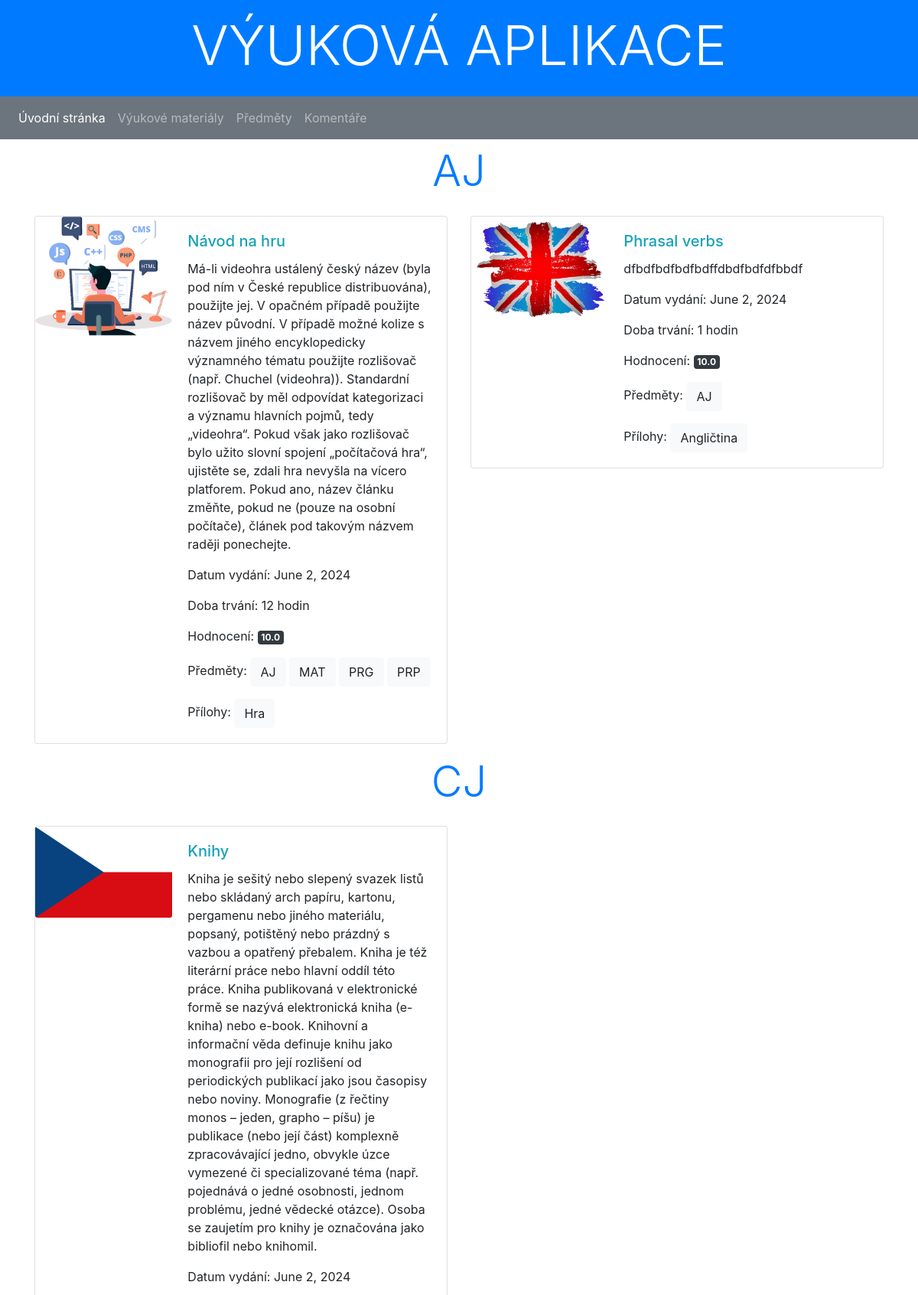
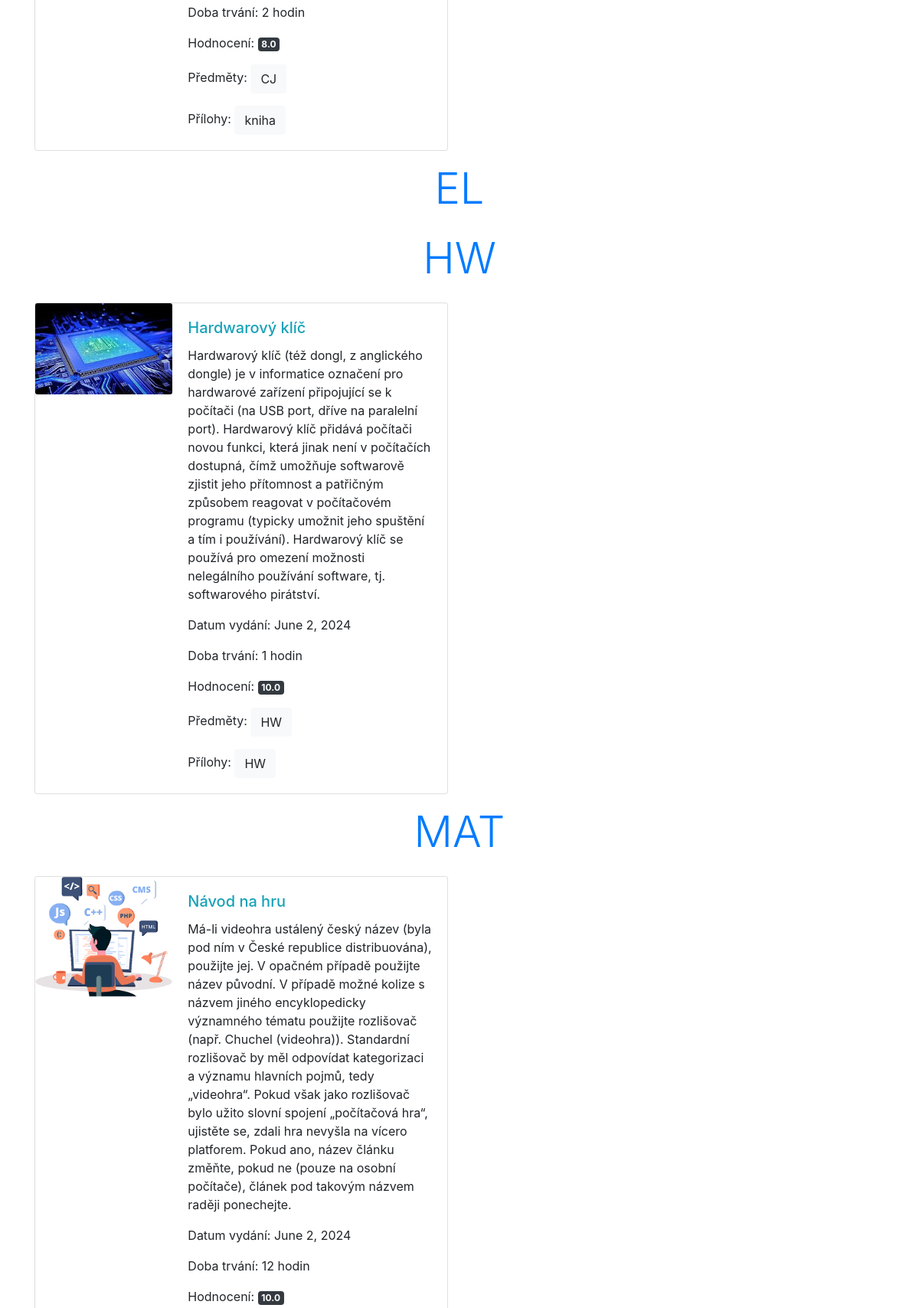
Screenshot of /vyuka/predmety/ (upper part) with the database file from the repository (2 pictures, top to bottom).
### vyuka/models.py (models this page shows, shortened)
class Predmet(models.Model):
    name = models.CharField(max_length=50, unique=True, verbose_name='Název předmětu',
                            help_text='Zapiš o jaký předmět se jedná (PVY OS...)')
    class Meta:
        verbose_name = 'Předmět'
        verbose_name_plural = 'Předměty'
        ordering = ['name']

class Material(models.Model):
    title = models.CharField(max_length=200, verbose_name='Název')
    obsah = models.TextField(blank=True, null=True, verbose_name='Obsah')
    release_date = models.DateField(blank=True, null=True,
                                    help_text='Zadej datum vydání textu: <em>YYYY-MM-DD</em>.',
                                    verbose_name='Vydání textu')
    runtime = models.IntegerField(blank=True, null=True,
                                  help_text='Prosím zadej v hodinách',
                                  verbose_name='Jak dlouho bude trvat se naučit:')
    logo = models.ImageField(upload_to='material/obsah/%Y/%m/%d/', blank=True, null=True,
                             verbose_name="Logo")
    rate = models.FloatField(default=5.0,
                             validators=[MinValueValidator(1.0), MaxValueValidator(10.0)],
                             null=True, help_text='Ohodnoť svůj výukový materiál (1 - 10)',
                             verbose_name='Ohodnoť')
    predmet = models.ManyToManyField(Predmet, help_text='Vyber předmět pro tvůj výukový materiál.')
    class Meta:
        verbose_name = 'Výukový materiál'
        verbose_name_plural = 'Výukové materiály'
        ordering = ['-release_date', 'title']
    def get_absolute_url(self):
        return reverse('material-detail', args=[str(self.id)])

class Priloha(models.Model):
    title = models.CharField(max_length=200, verbose_name='Nazev')
    last_update = models.DateTimeField(auto_now=True)
    file = models.FileField(upload_to=attachment_path, null=True, verbose_name='Soubor')
    TYPE_OF_ATTACHMENT = (
        ('audio', 'Audio'),
        ('image', 'Image'),
        ('text', 'Text'),
        ('video', 'Video'),
        ('other', 'Other'),
    )
    type = models.CharField(max_length=10, choices=TYPE_OF_ATTACHMENT, blank=True,
                            default='image', help_text='Zadej danou Přílohu.',
                            verbose_name='Attachment type')
    material = models.ForeignKey(Material, on_delete=models.CASCADE)
    class Meta:
        verbose_name = 'Příloha'
        verbose_name_plural = 'Přílohy'
        ordering = ['-last_update', 'type']

### vyuka/views.py (the view)
# urls.py: path('predmety/', views.predmety, name='predmety'),
def predmety(request):
    predmety = Predmet.objects.all()
    materials_by_predmet = []
    for predmet in predmety:
        materials = Material.objects.filter(predmet=predmet)
        materials_by_predmet.append({'predmet': predmet, 'materials': materials})
    return render(request, 'predmety.html', {'materials_by_predmet': materials_by_predmet})

### vyuka/templates/predmety.html
{% extends "base.html" %}
{% block content %}
{% for item in materials_by_predmet %}
<div class="row mb-3">
    <div class="col-sm-12">
        <h2 class="display-4 text-center text-primary">{{ item.predmet.name }}</h2>
    </div>
</div>
<div class="row">
    {% for material in item.materials %}
    <div class="col-sm-6">
        <div class="card mb-3">
            <div class="row no-gutters">
                <div class="col-md-4">
                    {% if material.logo %}
                    <img src="{{ material.logo.url }}" class="card-img" alt="{{ material.title }}">
                    {% endif %}
                </div>
                <div class="col-md-8">
                    <div class="card-body">
                        <h5 class="card-title"><a href="{{ material.get_absolute_url }}" class="text-info">{{ material.title }}</a></h5>
                        <p class="card-text">{{ material.obsah }}</p>
                        <p class="card-text">Datum vydání: {{ material.release_date }}</p>
                        <p class="card-text">Doba trvání: {{ material.runtime }} hodin</p>
                        <p class="card-text">Hodnocení: <span class="badge badge-dark">{{ material.rate }}</span></p>
                        <p class="card-text">Předměty: {% for predmet in material.predmet.all %}<a href="#" class="btn btn-light">{{ predmet.name }}</a> {% endfor %}</p>
                        <p class="card-text">Přílohy: {% for priloha in material.priloha_set.all %}<a href="{{ priloha.file.url }}" class="btn btn-light">{{ priloha.title }}</a> {% endfor %}</p>
                    </div>
                </div>
            </div>
        </div>
    </div>
    {% endfor %}
</div>
{% endfor %}
{% endblock %}

### vyuka/static/css/styles.css (style rules this page uses)
.card { margin-bottom: 20px; }
.card-body { display: flex; flex-direction: column; justify-content: space-between; }
.row { display: flex; flex-wrap: wrap; }
.col-md-4 { flex: 0 0 33.3333%; max-width: 33.3333%; }

### rows the page displays
Predmet: predmet.name "AJ", name "AJ"
Material: logo (picture), title "Návod na hru", obsah "Má-li videohra ustálený český název (byla pod ním v České republice distribuována), použijte jej. V opačném případě použijte název původní. V případě možné kolize s názvem jiného encyklopedicky významného tématu použijte rozlišovač (např. Chuchel (videohra)). Standardní rozlišovač by měl odpovídat kategorizaci a významu hlavních pojmů, tedy „videohra“. Pokud však jako rozlišovač bylo užito slovní spojení „počítačová hra“, ujistěte se, zdali hra nevyšla na vícero platforem. Pokud ano, název článku změňte, pokud ne (pouze na osobní počítače), článek pod takovým názvem raději ponechejte.", release_date "June 2, 2024", runtime "12", rate "10.0"
Predmet: name "MAT", predmet.name "MAT"
Predmet: name "PRG"
Predmet: name "PRP"
Priloha: title "Hra"
Material: logo (picture), title "Phrasal verbs", obsah "dfbdfbdfbdfbdffdbdfbdfdfbbdf", release_date "June 2, 2024", runtime "1", rate "10.0"
Priloha: title "Angličtina"
Predmet: predmet.name "CJ", name "CJ"
Material: logo (picture), title "Knihy", obsah "Kniha je sešitý nebo slepený svazek listů nebo skládaný arch papíru, kartonu, pergamenu nebo jiného materiálu, popsaný, potištěný nebo prázdný s vazbou a opatřený přebalem. Kniha je též literární práce nebo hlavní oddíl této práce. Kniha publikovaná v elektronické formě se nazývá elektronická kniha (e-kniha) nebo e-book. Knihovní a informační věda definuje knihu jako monografii pro její rozlišení od periodických publikací jako jsou časopisy nebo noviny. Monografie (z řečtiny monos – jeden, grapho – píšu) je publikace (nebo její část) komplexně zpracovávající jedno, obvykle úzce vymezené či specializované téma (např. pojednává o jedné osobnosti, jednom problému, jedné vědecké otázce). Osoba…", release_date "June 2, 2024", runtime "2", rate "8.0"
Priloha: title "kniha"
Predmet: predmet.name "EL"
Predmet: predmet.name "HW", name "HW"
Material: logo (picture), title "Hardwarový klíč", obsah "Hardwarový klíč (též dongl, z anglického dongle) je v informatice označení pro hardwarové zařízení připojující se k počítači (na USB port, dříve na paralelní port). Hardwarový klíč přidává počítači novou funkci, která jinak není v počítačích dostupná, čímž umožňuje softwarově zjistit jeho přítomnost a patřičným způsobem reagovat v počítačovém programu (typicky umožnit jeho spuštění a tím i používání). Hardwarový klíč se používá pro omezení možnosti nelegálního používání software, tj. softwarového pirátství.", release_date "June 2, 2024", runtime "1", rate "10.0"
Priloha: title "HW"
